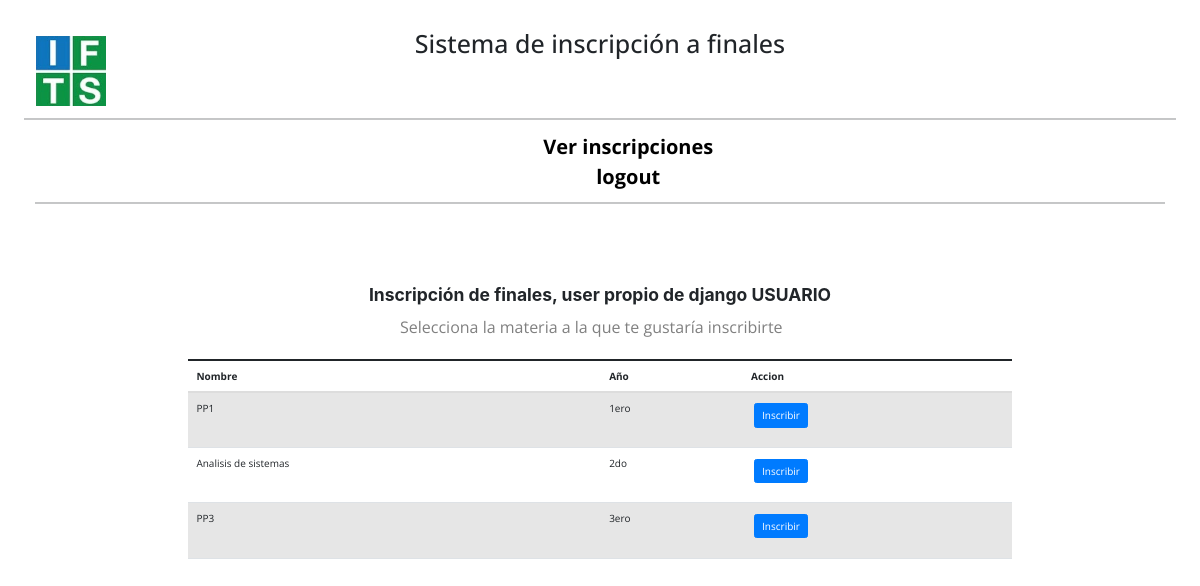
Page /inscripcion_ifts18/alumno/inscripcion/ (signed in) on the committed database.
### inscripcion_ifts18/models.py (models this page shows, shortened)
class Materia(models.Model):
    id_curso = models.ForeignKey(Curso, on_delete=models.CASCADE)
    descripcion = models.CharField(max_length=200,  unique=True)

class Curso(models.Model):
    descripcion = models.CharField(max_length=200,  unique=True)

### inscripcion_ifts18/views.py (the view)
# urls.py: path('alumno/inscripcion/',Inscripcion.inscripcion, name='inscripcion'),
    def inscripcion(request):
        if request.user.is_authenticated:
            materias = Materia.objects.all()
            return render(request,'inscripcion_ifts18/alumno/inscripcion.html', {'materias': materias})
        else:
            return redirect('inscripcion_ifts18:LoginView')

### inscripcion_ifts18/templates/inscripcion_ifts18/alumno/inscripcion.html (shortened to what this page needs)
{% extends "inscripcion_ifts18/base.html" %}
{% block nav %}
<div class="anclas">
<a href="{% url 'inscripcion_ifts18:verInscripciones' %}">Ver inscripciones</a>
<a href="{% url 'inscripcion_ifts18:LogoutView' %}">logout</a>
<hr>
</div>
{% endblock %}
{% block body %}
<h3>Inscripción de finales, user propio de django {{ user.username | upper }}</h2>
<p>Selecciona la materia a la que te gustaría inscribirte</p>
<br><br>
<br><br>
  <br><br>
<table class="table table-striped">
  <tbody>
    <thead>
      <tr>
        <th scope="col">Nombre</th>
        <th scope="col">Año</th>
        <th scope="col">Accion</th>
      </tr>
    </thead>
      {% for materia in materias %}
      <tr>
        <td>{{ materia.descripcion}}</td>
        <td>{{ materia.id_curso.descripcion}}</td>
        <td>
            <a href="{% url 'inscripcion_ifts18:inscribir' materia.id %}" class="btn btn-primary">Inscribir</a>
        </td>
      </tr>
  {% endfor %}
    </tbody>
  </table>
{% endblock %}

### inscripcion_ifts18/static/styles.css (style rules this page uses)
* { font-family: 'Open Sans', sans-serif; margin: 1%; }
body { height:1000px; }
.anclas { text-align: center; }
.anclas a { color:black; text-decoration: none; width:50%; margin:auto; font-size: 20px; font-weight: bold; margin-left: 5%; }
h3 { width: 80%; text-align: center; margin: 80px auto; font-weight:bold; }
p { color:gray; width: 400px; margin: -70px auto; font-size: initial; }
.table { width: 70%!important; height: 20%; margin: auto; }
a { color: #92badd; display:inline-block; text-decoration: none; font-weight: 400; }

### rows in the picture
Materia: descripcion "PP1", id_curso.descripcion "1ero"
Materia: descripcion "Analisis de sistemas", id_curso.descripcion "2do"
Materia: descripcion "PP3", id_curso.descripcion "3ero"

### other values in the picture
{{ user.username | upper }} "USUARIO"
